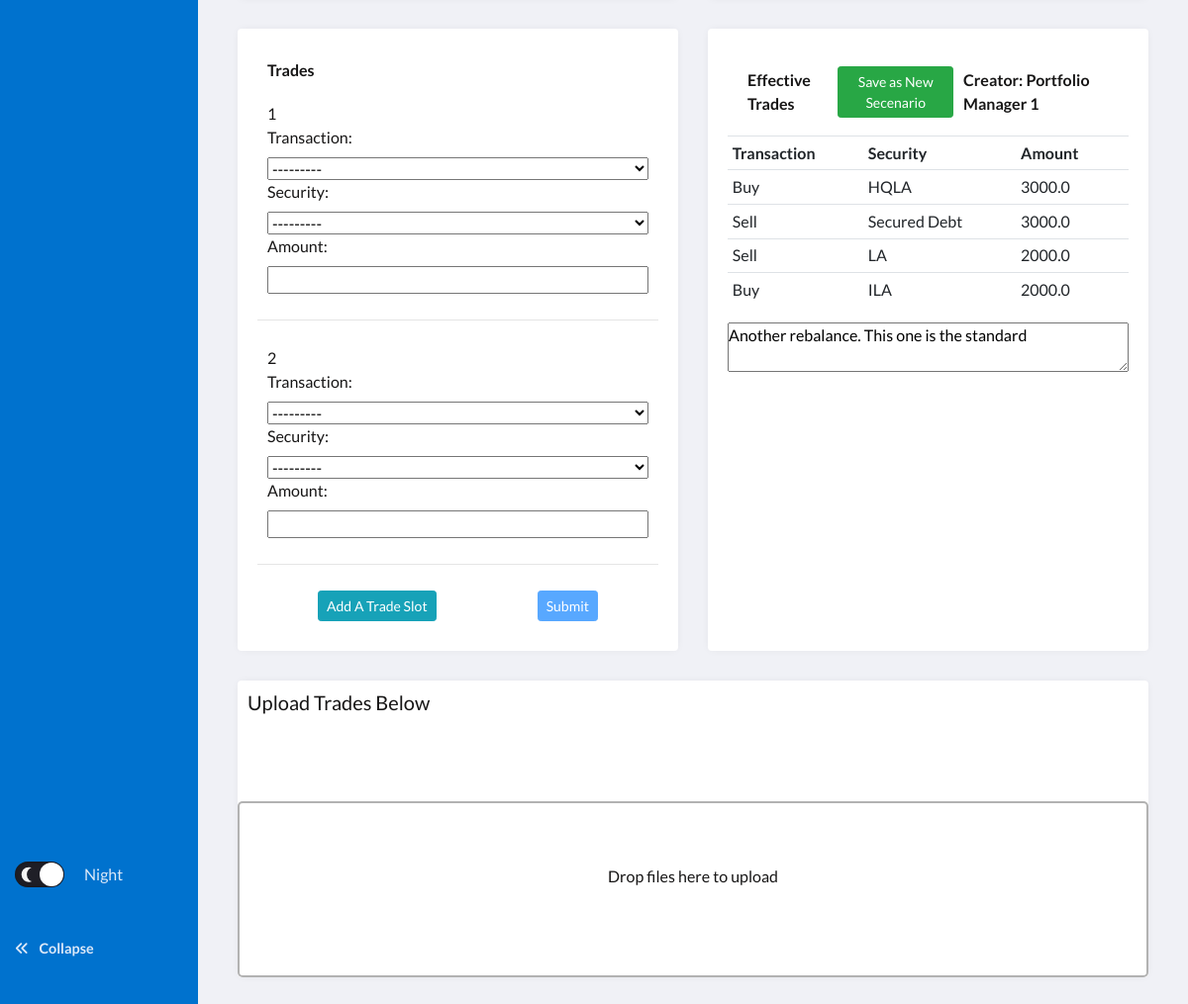
Before: /?postid=22 (signed in, lower part) with the older database file.
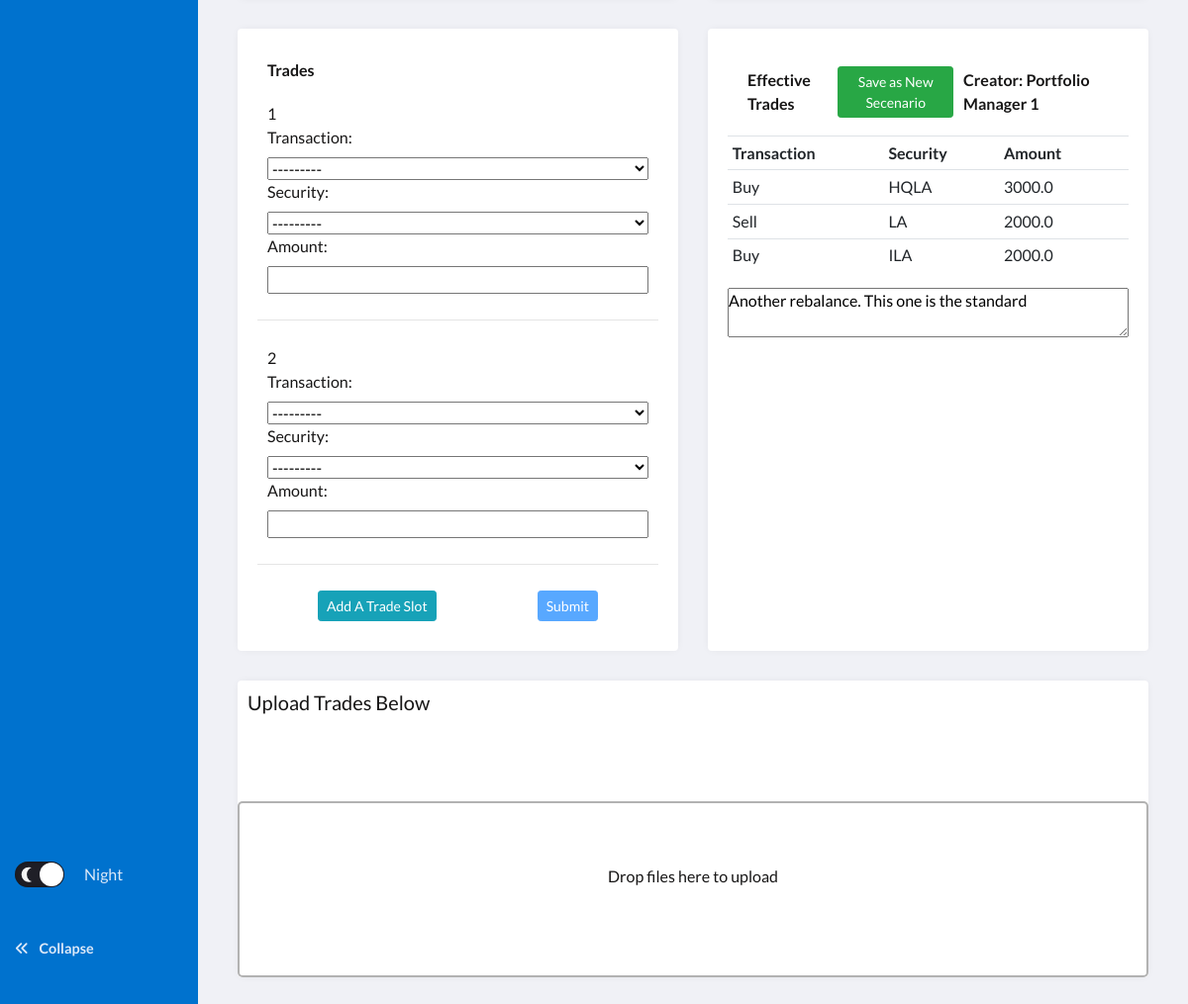
After: the same page with the newer database file.
### fund/models.py (models this page shows, shortened)
class Trade(models.Model):
    CODE = (
        ("Buy", "Buy"),
        ("Sell", "Sell")
    )
    CLASSIFICATION = (
        ("HQLA", "HQLA"),
        ("LA", "LA"),
        ("ILA", "ILA"),
        ("Secured Debt", "Secured Debt"),
        ("Unsecured Debt", "Unsecured Debt"),
        ("Synthetics", "Synthetics")
    )
    user = models.ForeignKey(User, on_delete=models.CASCADE, related_name='trade_user')
    transaction = models.CharField(max_length=50, choices=CODE)
    security = models.CharField(max_length=50, choices=CLASSIFICATION)
    amount = models.FloatField()

### fund/views.py (the view)
# urls.py: path("", views.scenarios, name="scenarios"),
def scenarios(request):
    add_trade_form = request.GET.get("add")
    postid = request.GET.get("postid")
    if add_trade_form is None:
        TradeFormSet = inlineformset_factory(User, Trade, fields=("transaction", "security", "amount"), can_delete = False, max_num=2)
    else:
        TradeFormSet = inlineformset_factory(User, Trade, fields=("transaction", "security", "amount"), can_delete = False, extra=int(add_trade_form)+1)
    userid = request.user.id
    if userid:
        user = User.objects.get(id=userid)
        if postid:
            post = Post.objects.get(id=postid)
            if post.publish == True:
                post.publish = "Unpublish"
            elif post.publish == False:
                post.publish = "Publish"
            if post.user == user:
                save_post = "Save Scenario Description"
            else:
                save_post = "Save as New Secenario"
            extrade = post.trade.all()
        else:
            extrade = Trade.objects.filter(user=user)
    else:
        extrade = []
    formset_empty = TradeFormSet()
    if (postid is None) or (userid is None):
        post = []
        save_post = "Save Scenario"
    if request.method == "POST":
        formset = TradeFormSet(request.POST, instance=user)
        if formset.is_valid():
            formset.save()
            trades = Trade.objects.filter(user=user)
            trades = trades.order_by("-id")[:int(request.POST['trade_user-TOTAL_FORMS'])]
            if postid:
                for trade in trades:
                    post.trade.add(trade)
                return redirect('/?postid={}'.format(postid))
        return redirect("scenarios")
    else:
        return render(request, "fund/scenarios.html", {
            "formset_empty":formset_empty,
            "extrade":extrade,
            "post":post,
            "save_post": save_post
            })

### fund/templates/fund/scenarios.html (shortened to what this page needs)
{% extends "fund/main_page.html" %}
{% load static %}
{% block content %}
<div id="scenarios-view">
    <section class="grid">
        <article class="grid-group">
            <div class="grid-cell">
                <div class="trade-form-wrapper">
                    <div class="trade-form">Trades</div>
                        <form id="form" class="form" action="{% url 'scenarios' %}" method="POST">
                            {% for form in formset_empty %}
                                <div class="formset">
                                    <aside id="num_forms"> {{ forloop.counter }}</aside>
                                    {{form}}
                                </div>
                                <hr>
                            {% endfor %}
                            <div id="button-wrapper">
                                <a id="add_form" href="#" class="btn btn-sm btn-info" name="Add">Add A Trade Slot</a>
                                <input id="submit-form" type="submit" class="btn btn-sm btn-primary" name="Submit">
                            </div>
                        </form>
                </div>
            </div>
        </article>
        <article class="grid-group">
            <div class="grid-cell">
                <div class="effective-trades">
                    <div id="button-wrapper-header">
                        <div>Effective Trades</div>
                        <a id="save-post" href="#" class="btn btn-sm btn-success" name="save-post">{{ save_post }}</a>
                        <div hidden id="post_user">Creator: {{ post.user }}</div>
                    </div>
                    <table class="table table-sm">
                        <tr>
                            <th>Transaction</th>
                            <th>Security</th>
                            <th>Amount</th>
                            <th>
                            </th>
                        </tr>
                        {% for trade in extrade %}
                        <tr>
                            <td>{{trade.transaction}}</td>
                            <td>{{trade.security}}</td>
                            <td>{{trade.amount}}</td>
                            <td>
                            </td>
                        </tr>
                        {% endfor %}
                    </table>
                    <textarea id="scenario_content" placeholder="Enter description for the scenario">{{ post.content }}</textarea>
                </div>
            </div>
        </article>
        <article class="grid-chart">
            <h5>Upload Trades Below</h5>
            <div id="alert-box"></div>
            <form id="my-dropzone" class="dropzone">
            </form>
        </article>
    </section>
</div>
{% endblock %}

Changed rows visible on the page:
removed Trade: transaction "Sell", security "Secured Debt", amount "3000.0"
